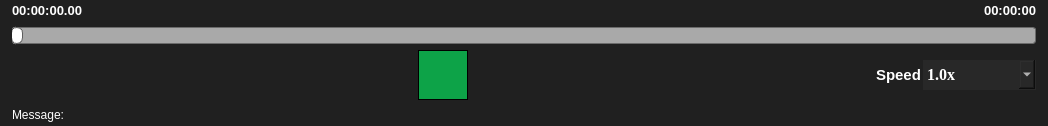
     <widget class="QFrame" name="frame_3">
      <property name="styleSheet">
       <string notr="true">background-color:rgb(32, 32, 32);
border-top: thick white;
color:white;</string>
      </property>
      <property name="frameShape">
       <enum>QFrame::StyledPanel</enum>
      </property>
      <property name="frameShadow">
       <enum>QFrame::Raised</enum>
      </property>
      <layout class="QVBoxLayout" name="verticalLayout_7">
       <property name="spacing">
        <number>0</number>
       </property>
       <property name="topMargin">
        <number>0</number>
       </property>
       <property name="bottomMargin">
        <number>0</number>
       </property>
       <item>
        <layout class="QVBoxLayout" name="playerBarLayout_2">
         <property name="spacing">
          <number>5</number>
         </property>
         <item>
          <layout class="QHBoxLayout" name="horizontalLayout_11">
           <property name="spacing">
            <number>0</number>
           </property>
           <item>
            <widget class="QLabel" name="currentTime">
             <property name="minimumSize">
              <size>
               <width>100</width>
               <height>20</height>
              </size>
             </property>
             <property name="maximumSize">
              <size>
               <width>100</width>
               <height>20</height>
              </size>
             </property>
             <property name="font">
              <font>
               <family>Arial</family>
               <pointsize>10</pointsize>
               <weight>75</weight>
               <bold>true</bold>
              </font>
             </property>
             <property name="styleSheet">
              <string notr="true">color:white</string>
             </property>
             <property name="text">
              <string>00:00:00.00</string>
             </property>
             <property name="alignment">
              <set>Qt::AlignLeading|Qt::AlignLeft|Qt::AlignVCenter</set>
             </property>
            </widget>
           </item>
           <item>
            <spacer name="horizontalSpacer_9">
             <property name="orientation">
              <enum>Qt::Horizontal</enum>
             </property>
             <property name="sizeHint" stdset="0">
              <size>
               <width>40</width>
               <height>20</height>
              </size>
             </property>
            </spacer>
           </item>
           <item>
            <widget class="QLabel" name="endTime">
             <property name="minimumSize">
              <size>
               <width>100</width>
               <height>20</height>
              </size>
             </property>
             <property name="maximumSize">
              <size>
               <width>100</width>
               <height>20</height>
              </size>
             </property>
             <property name="font">
              <font>
               <family>Arial</family>
               <pointsize>10</pointsize>
               <weight>75</weight>
               <bold>true</bold>
              </font>
             </property>
             <property name="layoutDirection">
              <enum>Qt::LeftToRight</enum>
             </property>
             <property name="autoFillBackground">
              <bool>false</bool>
             </property>
             <property name="styleSheet">
              <string notr="true">color:white</string>
             </property>
             <property name="text">
              <string>00:00:00</string>
             </property>
             <property name="alignment">
              <set>Qt::AlignRight|Qt::AlignTrailing|Qt::AlignVCenter</set>
             </property>
            </widget>
           </item>
          </layout>
         </item>
         <item>
          <widget class="QSlider" name="audioProgBar">
           <property name="minimumSize">
            <size>
             <width>0</width>
             <height>20</height>
            </size>
           </property>
           <property name="maximumSize">
            <size>
             <width>16777215</width>
             <height>20</height>
            </size>
           </property>
           <property name="styleSheet">
            <string notr="true">QSlider::groove:horizontal {
    border: 1px solid #999999;
    height: 15px; 
	background: rgb(255, 255, 255);
	border-radius:3px;
}

QSlider::handle:horizontal {
    background:  rgb(255, 255, 255);
    border: 1px solid #5c5c5c;
    width: 10px;
	margin: -1px -2px;
    border-radius: 6px;
}

 QSlider::add-page:horizontal {
     background: rgba(35, 35, 35, 100);
 }

 QSlider::sub-page:horizontal {
     background: rgab(0, 0, 0, 200);
 }</string>
           </property>
           <property name="maximum">
            <number>999</number>
           </property>
           <property name="singleStep">
            <number>1</number>
           </property>
           <property name="pageStep">
            <number>0</number>
           </property>
           <property name="value">
            <number>0</number>
           </property>
           <property name="tracking">
            <bool>true</bool>
           </property>
           <property name="orientation">
            <enum>Qt::Horizontal</enum>
           </property>
           <property name="invertedAppearance">
            <bool>false</bool>
           </property>
           <property name="invertedControls">
            <bool>false</bool>
           </property>
          </widget>
         </item>
         <item>
          <layout class="QHBoxLayout" name="horizontalLayout_12">
           <property name="spacing">
            <number>2</number>
           </property>
           <item>
            <spacer name="player1sp">
             <property name="orientation">
              <enum>Qt::Horizontal</enum>
             </property>
             <property name="sizeHint" stdset="0">
              <size>
               <width>40</width>
               <height>20</height>
              </size>
             </property>
            </spacer>
           </item>
           <item>
            <widget class="QPushButton" name="pauseBtn">
             <property name="minimumSize">
              <size>
               <width>50</width>
               <height>50</height>
              </size>
             </property>
             <property name="maximumSize">
              <size>
               <width>50</width>
               <height>50</height>
              </size>
             </property>
             <property name="styleSheet">
              <string notr="true">QPushButton{
border-radius: 40px;
border: 1px solid rgba(32, 32, 32,200);
background-color: rgba(32, 32, 32,200)
}

QPushButton:hover{
background-color: rgba(255, 255, 255, 100)
}

QPushButton:pressed{
background-color: rgba(255, 255, 255, 150)
}

</string>
             </property>
             <property name="text">
              <string/>
             </property>
             <property name="icon">
              <iconset>
               <normalon>:/icon/pause.png</normalon>
              </iconset>
             </property>
             <property name="iconSize">
              <size>
               <width>25</width>
               <height>25</height>
              </size>
             </property>
            </widget>
           </item>
           <item>
            <widget class="QPushButton" name="playBtn">
             <property name="sizePolicy">
              <sizepolicy hsizetype="Fixed" vsizetype="Fixed">
               <horstretch>0</horstretch>
               <verstretch>0</verstretch>
              </sizepolicy>
             </property>
             <property name="minimumSize">
              <size>
               <width>50</width>
               <height>50</height>
              </size>
             </property>
             <property name="maximumSize">
              <size>
               <width>50</width>
               <height>50</height>
              </size>
             </property>
             <property name="styleSheet">
              <string notr="true">QPushButton{
border-radius: 40px;
border: 1px solid black;
background-color: rgba(0, 255, 100,150)
}

QPushButton:hover{
background-color: rgba(0, 255, 100, 180)
}

QPushButton:pressed{
background-color: rgba(0, 255, 100, 200)
}

</string>
             </property>
             <property name="text">
              <string/>
             </property>
             <property name="icon">
              <iconset>
               <normalon>:/icon/play.png</normalon>
              </iconset>
             </property>
             <property name="iconSize">
              <size>
               <width>25</width>
               <height>25</height>
              </size>
             </property>
            </widget>
           </item>
           <item>
            <widget class="QPushButton" name="stopBtn">
             <property name="minimumSize">
              <size>
               <width>50</width>
               <height>50</height>
              </size>
             </property>
             <property name="maximumSize">
              <size>
               <width>50</width>
               <height>50</height>
              </size>
             </property>
             <property name="styleSheet">
              <string notr="true">QPushButton{
border-radius: 40px;
border: 1px solid rgba(32, 32, 32,200);
background-color: rgba(32, 32, 32,200)
}

QPushButton:hover{
background-color: rgba(255, 255, 255, 100)
}

QPushButton:pressed{
background-color: rgba(255, 255, 255, 150)
}

</string>
             </property>
             <property name="text">
              <string/>
             </property>
             <property name="icon">
              <iconset>
               <normalon>:/icon/stop.png</normalon>
              </iconset>
             </property>
             <property name="iconSize">
              <size>
               <width>30</width>
               <height>30</height>
              </size>
             </property>
            </widget>
           </item>
           <item>
            <spacer name="player2sp">
             <property name="orientation">
              <enum>Qt::Horizontal</enum>
             </property>
             <property name="sizeHint" stdset="0">
              <size>
               <width>40</width>
               <height>20</height>
              </size>
             </property>
            </spacer>
           </item>
           <item>
            <widget class="QLabel" name="label_5">
             <property name="font">
              <font>
               <family>Arial</family>
               <pointsize>11</pointsize>
               <weight>75</weight>
               <bold>true</bold>
              </font>
             </property>
             <property name="text">
              <string>Speed</string>
             </property>
            </widget>
           </item>
           <item>
            <widget class="QComboBox" name="speedControl">
             <property name="minimumSize">
              <size>
               <width>113</width>
               <height>0</height>
              </size>
             </property>
             <property name="maximumSize">
              <size>
               <width>100</width>
               <height>30</height>
              </size>
             </property>
             <property name="font">
              <font>
               <family>Times New Roman</family>
               <pointsize>12</pointsize>
               <weight>75</weight>
               <bold>true</bold>
              </font>
             </property>
             <property name="styleSheet">
              <string notr="true"> QComboBox {
    padding: 1px 18px 1px 3px;
    min-width: 6em;
	color:white;
	background-color:rgb(40, 40, 40);
 }

</string>
             </property>
             <property name="currentIndex">
              <number>2</number>
             </property>
             <item>
              <property name="text">
               <string>0.25x</string>
              </property>
             </item>
             <item>
              <property name="text">
               <string>0.5x</string>
              </property>
             </item>
             <item>
              <property name="text">
               <string>1.0x</string>
              </property>
             </item>
             <item>
              <property name="text">
               <string>1.5x</string>
              </property>
             </item>
             <item>
              <property name="text">
               <string>2.0x</string>
              </property>
             </item>
             <item>
              <property name="text">
               <string>4.0x</string>
              </property>
             </item>
            </widget>
           </item>
          </layout>
         </item>
         <item>
          <widget class="QLabel" name="playerMessage">
           <property name="minimumSize">
            <size>
             <width>1024</width>
             <height>20</height>
            </size>
           </property>
           <property name="maximumSize">
            <size>
             <width>99999</width>
             <height>20</height>
            </size>
           </property>
           <property name="styleSheet">
            <string notr="true">QLabel{
background-color: rgb(32, 32, 32);
color: rgb(255, 255, 255)
}</string>
           </property>
           <property name="text">
            <string>Message:</string>
           </property>
          </widget>
         </item>
        </layout>
       </item>
      </layout>
     </widget>
